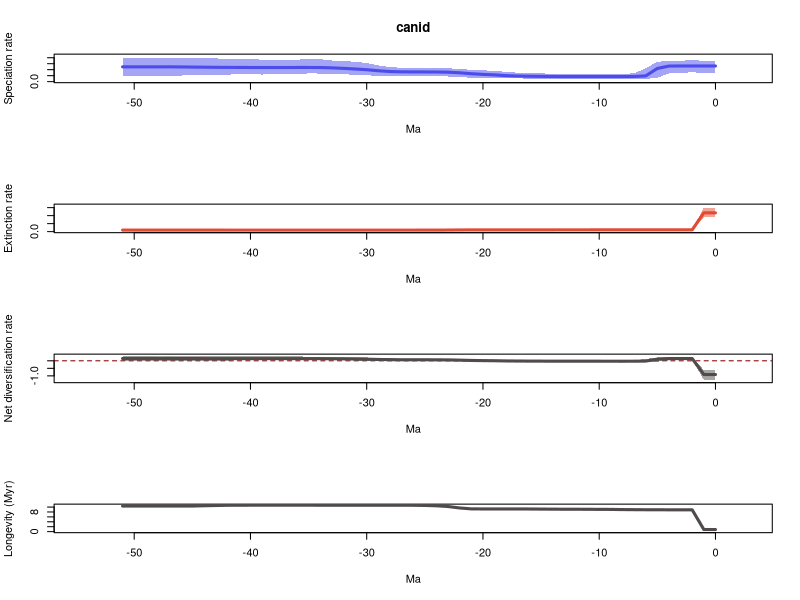

Source code (R):
# 1 files combined:
# 	/home/eeb177-student/Desktop/eeb-177/lab-work/exercise-9/longer-pyrate-run/pyrate_mcmc_logs/canid_occ_1_marginal_rates.log

# 95% HPDs calculated using code from Biopy (https://www.cs.auckland.ac.nz/~yhel002/biopy/)

pdf(file='/home/eeb177-student/Desktop/eeb-177/lab-work/exercise-9/longer-pyrate-run/pyrate_mcmc_logs/canid_occ_1_marginal_rates_RTT.pdf',width=0.6*9, height=16.8)
par(mfrow=c(4,1))
library(scales)
L_hpd_m95=c(0.146769460933, 0.146769460933,0.155724024837,0.146769460933,0.137946331839,0.0638562554498,0.0466054243013,0.0475296384042,0.04674101232,0.0474110959531,0.0485985195557,0.0498237901764,0.0498237901764,0.049529372376,0.0498237901764,0.0509551997122,0.0506644704595,0.0537131393678,0.0547164190507,0.0604314030911,0.065166457346,0.0659621643423,0.0747171109805,0.0862275447116,0.093878759568,0.0944281579223,0.0942519678164,0.0942519678164,0.0961826086991,0.0932050032395,0.107856815512,0.116703327774,0.121897595214,0.121849680112,0.13519853729,0.1379595487,0.121897595214,0.122788530941,0.122152145201,0.118960224406,0.121897595214,0.121897595214,0.118222415019,0.118222415019,0.117195692363,0.108311844881,0.101798462284,0.0978998762757,0.100019501267,0.100019501267,0.100019501267,0.100019501267)
L_hpd_M95=c(0.349642684429, 0.349642684429,0.35876961802,0.350648387294,0.349949200897,0.331719002569,0.223883645295,0.138341527189,0.131205621896,0.130816042976,0.131998458966,0.131998458966,0.131998458966,0.131998458966,0.131998458966,0.138341527189,0.142056508094,0.150150713157,0.162787092892,0.181064105999,0.188922413355,0.19738937836,0.212350400197,0.22318676493,0.227304720702,0.227304720702,0.227304720702,0.230692429531,0.244320393308,0.271068021057,0.3129024725,0.331377860214,0.349326727284,0.35371503324,0.376543108681,0.379436897572,0.367406837696,0.368486590139,0.368486590139,0.368486590139,0.375508467908,0.379424559912,0.382420750933,0.388512873638,0.394455590399,0.393502519631,0.393401673379,0.396911271959,0.396911271959,0.401554154248,0.4024958189,0.4024958189)
M_hpd_m95=c(0.88468916393, 0.88468916393,0.0855308493684,0.085581340577,0.0858102265159,0.0855308493684,0.085581340577,0.0855308493684,0.0858102265159,0.0855308493684,0.0858102265159,0.0859694003775,0.086142208468,0.0860054303795,0.0859694003775,0.0858102265159,0.0855308493684,0.0835693058381,0.0855308493684,0.0855308493684,0.0835693058381,0.0842388380316,0.0661728140883,0.0562816892925,0.0542155008908,0.0527894705219,0.051892843656,0.051892843656,0.052599409261,0.052599409261,0.052599409261,0.052599409261,0.052599409261,0.051892843656,0.051892843656,0.0524628302878,0.0524628302878,0.0519280987924,0.051892843656,0.051892843656,0.0520961857366,0.051892843656,0.0515883104686,0.0504514767658,0.0492081719698,0.0476013482153,0.0476013482153,0.0476013482153,0.0476013482153,0.0476013482153,0.0476013482153,0.0476013482153)
M_hpd_M95=c(1.5033499517, 1.5033499517,0.146165761709,0.146165761709,0.146165761709,0.144461400322,0.143834888074,0.142825102659,0.141060999868,0.137809142131,0.137184631569,0.137014431739,0.137014431739,0.137014431739,0.137014431739,0.136982902052,0.136782914918,0.134884523747,0.136782914918,0.136782914918,0.134833466729,0.137014431739,0.132990845122,0.12582102212,0.12337126237,0.12337126237,0.122413401337,0.122413401337,0.12337126237,0.12337126237,0.12337126237,0.12337126237,0.12337126237,0.122892264281,0.122892264281,0.12337126237,0.12337126237,0.123046960574,0.123046960574,0.123046960574,0.12337126237,0.12337126237,0.12337126237,0.12337126237,0.12337126237,0.124593537492,0.124806377706,0.124806377706,0.124806377706,0.124806377706,0.124806377706,0.124806377706)
R_hpd_m95=c(-1.25695847946, -1.25695847946,0.0387618962832,0.0388514968248,0.0268421738271,-0.0582729467834,-0.090735585394,-0.0809208061022,-0.0787098236924,-0.0722774782877,-0.0716234802124,-0.0715806066167,-0.0687795870067,-0.0675890787789,-0.0673454797437,-0.0677794041084,-0.0657113780447,-0.0651486379523,-0.0630679569546,-0.0546350201676,-0.0513793021195,-0.0462695136691,-0.0338304969896,-0.0168962104388,-0.0110652803896,-0.0072141891338,-0.0067202722501,-0.00661793791977,-0.00661793791977,-0.00262535977918,0.00660729534332,0.0222476592785,0.0240965661138,0.0244728396261,0.0317252262176,0.0317252262176,0.0293484573676,0.0293484573676,0.0292681285531,0.0248336061682,0.0248336061682,0.0262405241922,0.0182322499742,0.00773658735577,0.00322350708076,-0.00639736496495,-0.00407615129675,0.00322350708076,0.00350865996443,0.00322350708076,0.00322350708076,0.00322350708076)
R_hpd_M95=c(-0.608847563955, -0.608847563955,0.243707921217,0.244730672863,0.242778463476,0.222545491499,0.121356281882,0.0330173663291,0.0283605132678,0.0305721028426,0.0297042616763,0.0280366250139,0.0305721028426,0.0319783275001,0.0319783275001,0.0350024908118,0.0403245102229,0.0453121639937,0.0603820122718,0.0770955282511,0.0850924322887,0.097390696703,0.117022725342,0.136739042422,0.139522229109,0.145564608641,0.145105767789,0.14678008159,0.158377966573,0.185770852942,0.224632766234,0.250768185067,0.267300984928,0.275577028397,0.285768325607,0.286212183494,0.28800506386,0.28800506386,0.289393122076,0.287329064599,0.291442294941,0.29778966014,0.297608186346,0.29778966014,0.30443898365,0.309192497633,0.320959182136,0.335766930306,0.337035394445,0.339154642688,0.34002348255,0.34002348255)
L_mean=c(0.261909091382, 0.261909091382,0.262125231032,0.262102999713,0.260427858298,0.22047573196,0.0956177352818,0.0862589397881,0.0849884322951,0.0845780005908,0.0845827869269,0.0843313336611,0.0843939373786,0.0846248490232,0.08559670814,0.0878684741805,0.0902054737342,0.0932354049495,0.099898577254,0.113113831089,0.120942641579,0.132678890461,0.147866191583,0.157858054879,0.161137570794,0.162378079547,0.162779938778,0.163955005612,0.1689836368,0.181891847908,0.199667164021,0.211562549315,0.222085058921,0.23061304252,0.236527538943,0.237112924311,0.237166897497,0.236268449691,0.236451730501,0.236489279952,0.236809586152,0.237899248716,0.238262164285,0.23949500478,0.241811360174,0.243531346046,0.246322944135,0.247531798497,0.24723263335,0.24785551517,0.247747489144,0.247782105453)
M_mean=c(1.17352811708, 1.17352811708,0.1127344119,0.112703686621,0.112640531663,0.112356937747,0.112227516495,0.111883068977,0.111424214795,0.110563391122,0.110314802584,0.109984563267,0.109722527444,0.109633641546,0.109386643372,0.108970558556,0.108550197001,0.108376550779,0.108335675563,0.108335840025,0.108324752068,0.108013202166,0.103831200414,0.0978189314954,0.095002152772,0.093785772875,0.093190349873,0.0930749977702,0.0930066948026,0.0929908704857,0.0929908704857,0.0930110582387,0.0930110582387,0.0930466808681,0.0929897699309,0.0929049808519,0.0928929432806,0.0928864292645,0.0928608773447,0.0928608773447,0.0929315007446,0.0930375876218,0.093215887772,0.0940175399121,0.0949167603188,0.0959427990377,0.0960457659285,0.0960457659285,0.0960457659285,0.0960457659285,0.0960457659285,0.0960457659285)
R_mean=c(-0.911619025694, -0.911619025694,0.149390819132,0.149399313093,0.147787326635,0.108118794213,-0.0166097812128,-0.0256241291891,-0.0264357824996,-0.0259853905314,-0.0257320156567,-0.0256532296062,-0.025328590065,-0.0250087925228,-0.0237899352315,-0.0211020843758,-0.0183447232672,-0.0151411458292,-0.00843709830906,0.00477799106432,0.012617889511,0.0246656882954,0.0440349911693,0.0600391233834,0.0661354180221,0.0685923066723,0.0695895889048,0.0708800078422,0.0759769419978,0.0889009774225,0.106676293535,0.118551491076,0.129074000682,0.137566361652,0.143537769012,0.144207943459,0.144273954217,0.143382020427,0.143590853157,0.143628402607,0.143878085408,0.144861661094,0.145046276513,0.145477464868,0.146894599855,0.147588547008,0.150277178207,0.151486032568,0.151186867421,0.151809749242,0.151701723216,0.151736339525)
trans=0.5
age=(0:(52-1))* -1
plot(age,age,type = 'n', ylim = c(0, 0.44274540079), xlim = c(-54.6,2.6), ylab = 'Speciation rate', xlab = 'Ma',main='canid' )
polygon(c(age, rev(age)), c(L_hpd_M95, rev(L_hpd_m95)), col = alpha("#4c4cec",trans), border = NA)
lines(rev(age), rev(L_mean), col = "#4c4cec", lwd=3)
plot(age,age,type = 'n', ylim = c(0, 1.65368494687), xlim = c(-54.6,2.6), ylab = 'Extinction rate', xlab = 'Ma' )
polygon(c(age, rev(age)), c(M_hpd_M95, rev(M_hpd_m95)), col = alpha("#e34a33",trans), border = NA)
lines(rev(age), rev(M_mean), col = "#e34a33", lwd=3)
plot(age,age,type = 'n', ylim = c(-1.38265432741, 0.374025830805), xlim = c(-54.6,2.6), ylab = 'Net diversification rate', xlab = 'Ma' )
abline(h=0,lty=2,col="darkred")
polygon(c(age, rev(age)), c(R_hpd_M95, rev(R_hpd_m95)), col = alpha("#504A4B",trans), border = NA)
lines(rev(age), rev(R_mean), col = "#504A4B", lwd=3)
plot(age,age,type = 'n', ylim = c(0, max(1/M_mean)), xlim = c(-54.6,2.6), ylab = 'Longevity (Myr)', xlab = 'Ma' )
lines(rev(age), rev(1/M_mean), col = "#504A4B", lwd=3)
n <- dev.off()